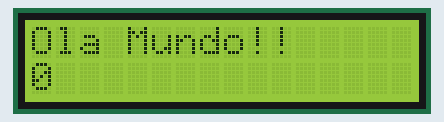
The sketch below on a simulated Arduino Uno, built with avr-gcc and run on an emulated ATmega328P. On the bench: 16×2 character LCD.

Above: at 0.1 s.
At 4.1 s:
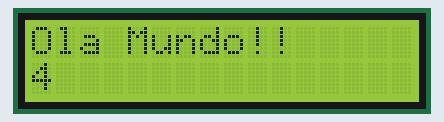
At 9.2 s:
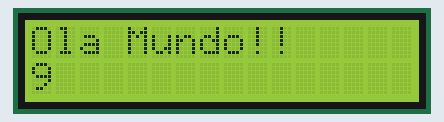
At 19.2 s:
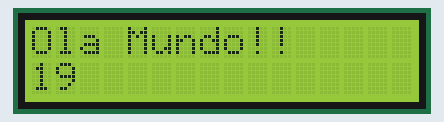
At 28.2 s:
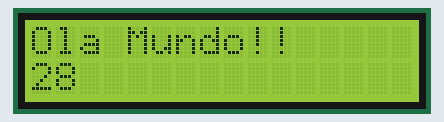
At 38.3 s:
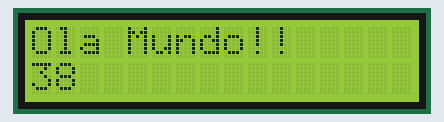

Measured:
- what the display in image 1 shows lasts 1.0 s, from 4.1 s to 5.1 s

The sketch:

dasafiogit.ino
```cpp
// C++ code
//
#include <Adafruit_LiquidCrystal.h>

int seconds =0;

Adafruit_LiquidCrystal lcd_l(0);

void setup()
{
  lcd_l.begin(16, 2);

  lcd_l.print("Ola Mundo!!");
}

void loop()
{
  lcd_l.setCursor(0, 1);
  lcd_l.print(seconds);
  lcd_l.setBacklight(1);
  delay(1000);//1000 mili = 1seg
  seconds += 1;
}
```
